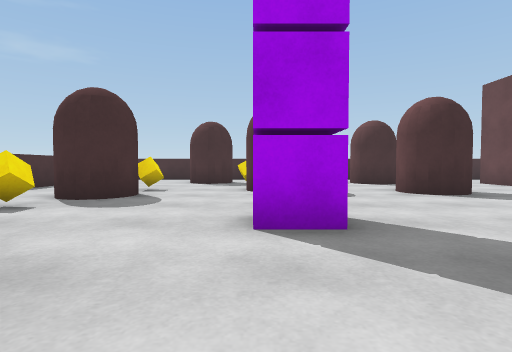
[1] (above)

19 first-person views from a walk through a 3-D level made in the Unity game engine. The camera is 0.68 m above the floor, tilts 2° down and sees 80° across. The floor is counted in squares, 1 m on a side. Each view is taken from the middle of a square. On the plan, view 1 faces up. The plan holds only what a view shows up to about 10 squares ahead; the rest is blank. The player is left out.

[2]
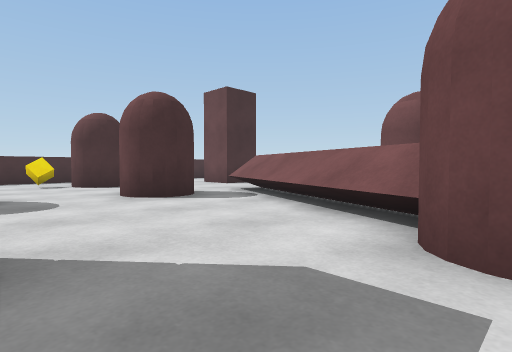

[3]
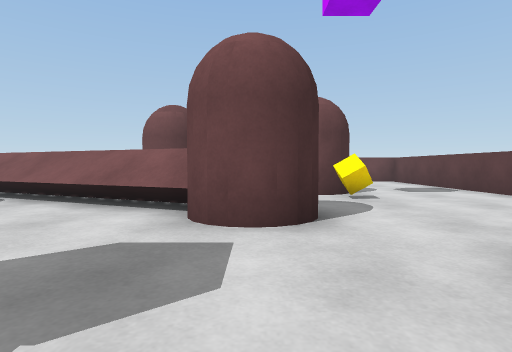

[4]
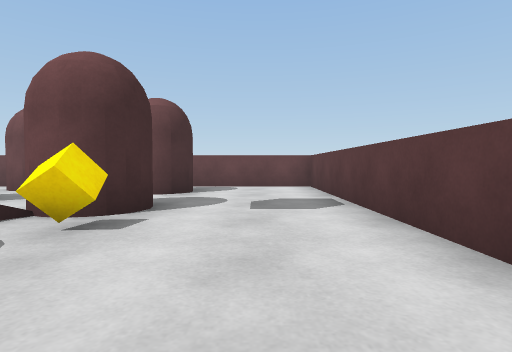

[5]
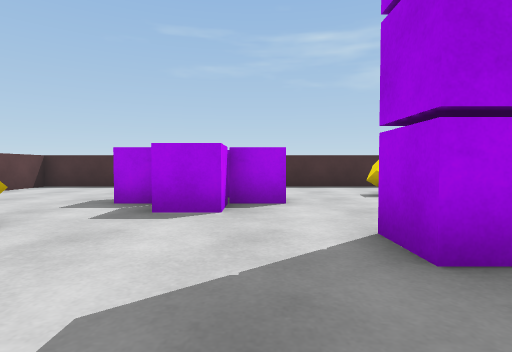

[6]
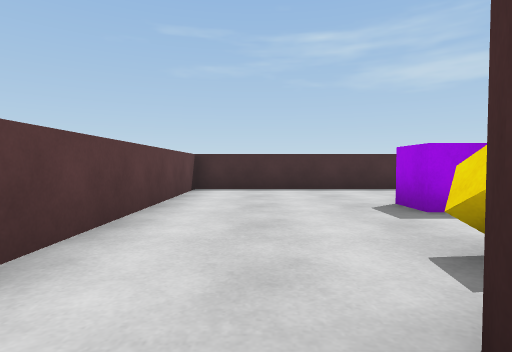

[7]
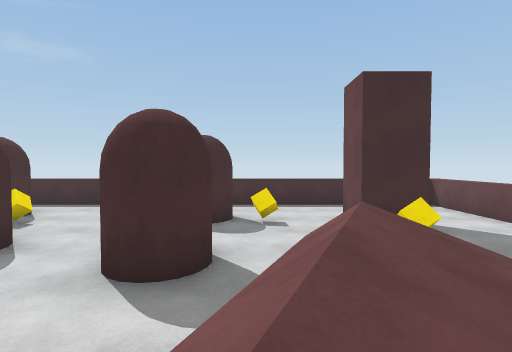

[8]
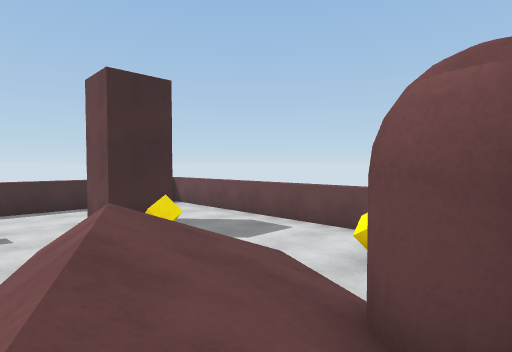

[9]
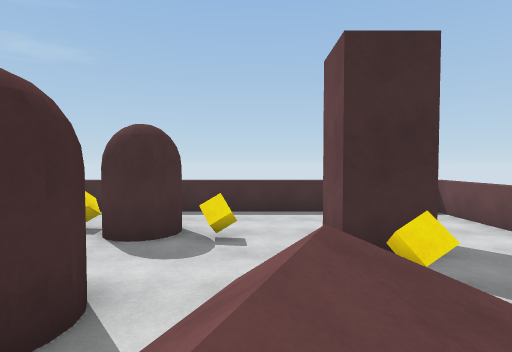

[10]
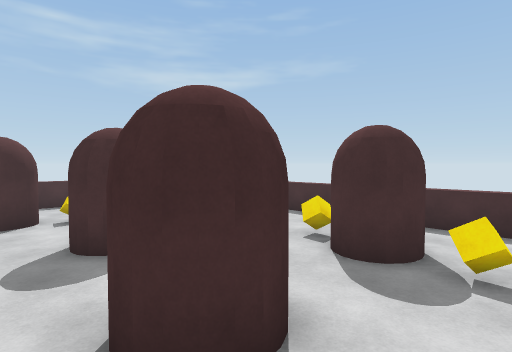

[11]
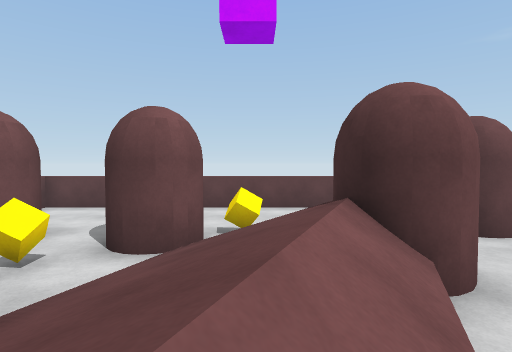

[12]
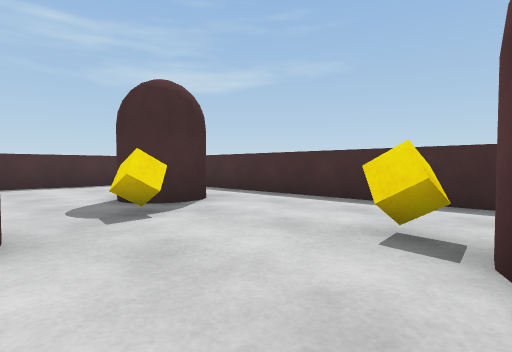

[13]
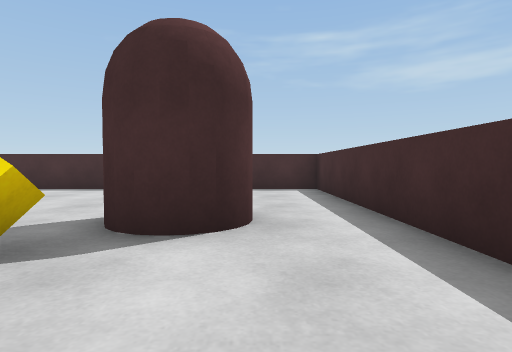

[14]
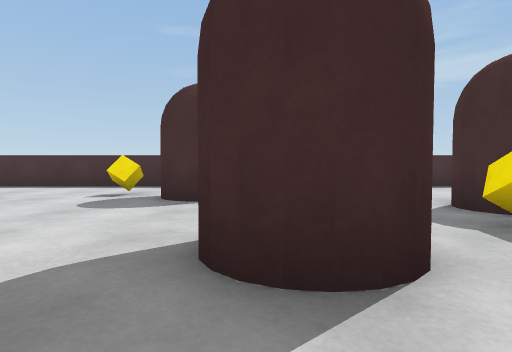

[15]
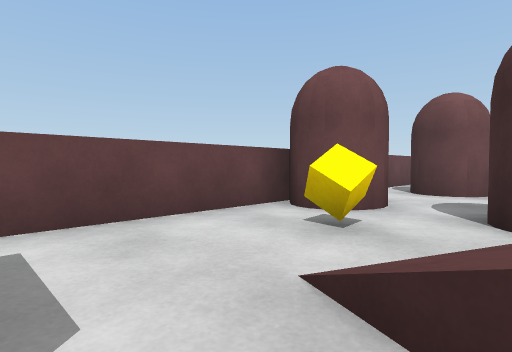

[16]
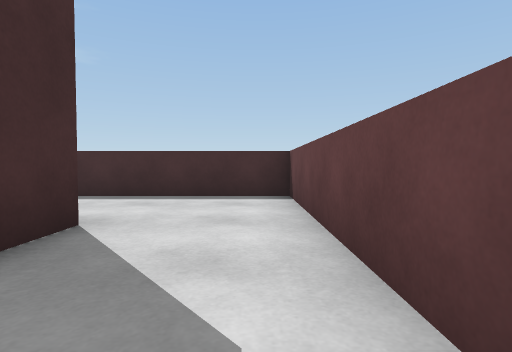

[17]
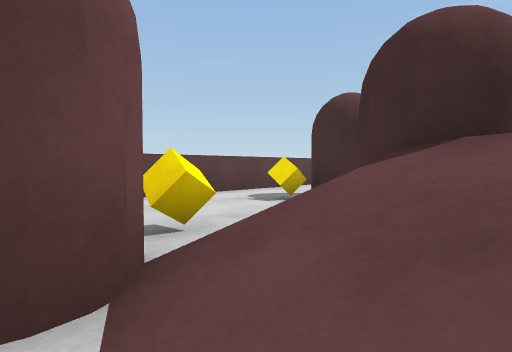

[18]
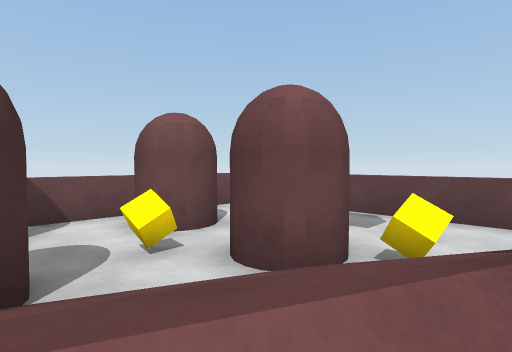

[19]
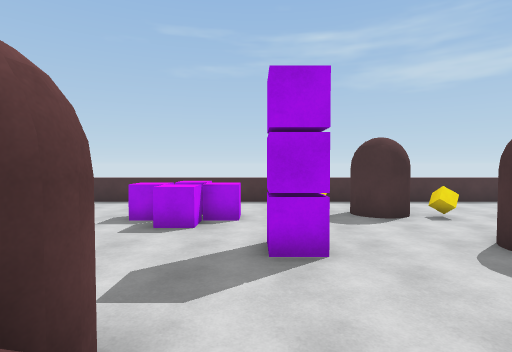

### Floor plan
Key: @ floor where view 1 was taken; # wall or solid block; . floor; / step, stairs or slope; = window, fence, low wall or low ledge; O other object.
Columns run from 7 left of view 1 to 13 right of it. Each row starts with its distance up from view 1.
 15 #####################
 14 #.......... ........#
 13 #....O..............#
 12 #....OO...OOO.......#
 11 #....O.O...OOO..##..#
 10 #...............##..#
  9 #......OO.......O...#
  8 #...O..OO..OO.=.....#
  7 #..OO......OO.//=...#
  6 #..OO........=////..#
  5 #..O.........////.O.#
  4 #......OO...=//OO..O#
  3 #......OO...///OO.OO#
  2 #...O......#////...O#
  1 #..O O.....OO//.O...#
  0 #...O..@...O..OO.OO.#
 -1 #......OOO....OO.OO.#
 -2 #.......OOO.........#
 -3 #...................#
 -4 #...................#
 -5 #####################

Positions as (right, up) in squares from view 1, and headings:
1: (0, 0), facing up
2: (1, 1), facing up-right
3: (0, 1), facing right
4: (3, -3), facing right
5: (3, 2), facing left
6: (2, -3), facing left
7: (6, 3), facing up
8: (6, 3), facing up-right
9: (7, 5), facing up
10: (7, 6), facing up-left
11: (6, 5), facing down
12: (4, 9), facing up-left
13: (2, 13), facing left
14: (3, 8), facing left
15: (9, 8), facing down-right
16: (12, 8), facing up
17: (8, 2), facing down-left
18: (5, 3), facing down-right
19: (6, 3), facing left
